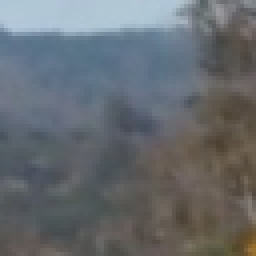
#> input picture data/non-vehicles/Extras/extra1739.png, 64 x 64 px (shown 4 times larger); its folder holds only this picture in this run; the run also reads 1 picture not shown here
$ jupyter execute --allow-errors VehicheDetect.ipynb   (shell and % lines are left out)   (older library calls are emulated)
#> lines starting #> are read from the running program, lines starting #| are printed output that depends on the picture; after the words box and inside, x2 and y2 are one past the last pixel; in counts of white or black regions, pixels touching at a corner belong together
# Self-Driving Car Engineer Nanodegree
## Project: Vehicle Detection and Tracking

[cell 1]
import matplotlib.image as mpimg
import matplotlib.pyplot as plt
import numpy as np
import cv2
import glob
import time
from sklearn.svm import LinearSVC
from sklearn.preprocessing import StandardScaler
from skimage.feature import hog
from sklearn.model_selection import train_test_split
from skimage.feature import hog

## Features extraction

Here we define functions for features extraction (HOG, binned color and color histogram features). The functions are based on code from the Udacity's lectures.

[cell 2]
def get_hog_features(img, orient, pix_per_cell, cell_per_block, vis=False, feature_vec=True):
    if vis == True: # Call with two outputs if vis==True to visualize the HOG
        features, hog_image = hog(img, orientations=orient,
                                  pixels_per_cell=(pix_per_cell, pix_per_cell),
                                  cells_per_block=(cell_per_block, cell_per_block),
                                  transform_sqrt=True,
                                  visualise=vis, feature_vector=feature_vec)
        return features, hog_image
    else:      # Otherwise call with one output
        features = hog(img, orientations=orient,
                       pixels_per_cell=(pix_per_cell, pix_per_cell),
                       cells_per_block=(cell_per_block, cell_per_block),
                       transform_sqrt=True,
                       visualise=vis, feature_vector=feature_vec)
        return features

# Define a function to compute binned color features
def bin_spatial(img, size=(16, 16)):
    return cv2.resize(img, size).ravel()

# Define a function to compute color histogram features
def color_hist(img, nbins=32):
    ch1 = np.histogram(img[:,:,0], bins=nbins, range=(0, 256))[0]#We need only the histogram, no bins edges
    ch2 = np.histogram(img[:,:,1], bins=nbins, range=(0, 256))[0]
    ch3 = np.histogram(img[:,:,2], bins=nbins, range=(0, 256))[0]
    hist = np.hstack((ch1, ch2, ch3))
    return hist

The `extract_features` function extracl all nessesary features from images. It also augment the train dataset by horizontal image flipping.

[cell 3]
# Define a function to extract features from a list of images
def img_features(feature_image, spatial_feat, hist_feat, hog_feat, hist_bins, orient,
                        pix_per_cell, cell_per_block, hog_channel):
    file_features = []
    if spatial_feat == True:
        spatial_features = bin_spatial(feature_image, size=spatial_size)
        #print 'spat', spatial_features.shape
        file_features.append(spatial_features)
    if hist_feat == True:
         # Apply color_hist()
        hist_features = color_hist(feature_image, nbins=hist_bins)
        #print 'hist', hist_features.shape
        file_features.append(hist_features)
    if hog_feat == True:
    # Call get_hog_features() with vis=False, feature_vec=True
        if hog_channel == 'ALL':
            hog_features = []
            for channel in range(feature_image.shape[2]):
                hog_features.append(get_hog_features(feature_image[:,:,channel],
                                        orient, pix_per_cell, cell_per_block,
                                        vis=False, feature_vec=True))
            hog_features = np.ravel(hog_features)
        else:
            feature_image = cv2.cvtColor(feature_image, cv2.COLOR_LUV2RGB)
            feature_image = cv2.cvtColor(feature_image, cv2.COLOR_RGB2GRAY)
            hog_features = get_hog_features(feature_image[:,:], orient,
                            pix_per_cell, cell_per_block, vis=False, feature_vec=True)
                #print 'hog', hog_features.shape
            # Append the new feature vector to the features list
        file_features.append(hog_features)
    return file_features

def extract_features(imgs, color_space='RGB', spatial_size=(32, 32),
                        hist_bins=32, orient=9,
                        pix_per_cell=8, cell_per_block=2, hog_channel=0,
                        spatial_feat=True, hist_feat=True, hog_feat=True):
    # Create a list to append feature vectors to
    features = []
    # Iterate through the list of images
    for file_p in imgs:
        file_features = []
        image = cv2.imread(file_p) # Read in each imageone by one
        # apply color conversion if other than 'RGB'
        if color_space != 'RGB':
            if color_space == 'HSV':
                feature_image = cv2.cvtColor(image, cv2.COLOR_RGB2HSV)
            elif color_space == 'LUV':
                feature_image = cv2.cvtColor(image, cv2.COLOR_RGB2LUV)
            elif color_space == 'HLS':
                feature_image = cv2.cvtColor(image, cv2.COLOR_RGB2HLS)
            elif color_space == 'YUV':
                feature_image = cv2.cvtColor(image, cv2.COLOR_RGB2YUV)
            elif color_space == 'YCrCb':
                feature_image = cv2.cvtColor(image, cv2.COLOR_RGB2YCrCb)
        else: feature_image = np.copy(image)
        file_features = img_features(feature_image, spatial_feat, hist_feat, hog_feat, hist_bins, orient,
                        pix_per_cell, cell_per_block, hog_channel)
        features.append(np.concatenate(file_features))
        feature_image=cv2.flip(feature_image,1) # Augment the dataset with flipped images
        file_features = img_features(feature_image, spatial_feat, hist_feat, hog_feat, hist_bins, orient,
                        pix_per_cell, cell_per_block, hog_channel)
        features.append(np.concatenate(file_features))
    return features # Return list of feature vectors

## Data loading
Here we create lists of [vehicles](https://s3.amazonaws.com/udacity-sdc/Vehicle_Tracking/vehicles.zip) and [not-vehicles](https://s3.amazonaws.com/udacity-sdc/Vehicle_Tracking/non-vehicles.zip) images provided by Udacity. Corrisponding folders contain unzilled archives.

[cell 4]
# Read in cars and notcars
images = glob.glob('data/*/*/*')
cars = []
notcars = []
for image in images:
    if 'non' in image:
        notcars.append(image)
    else:
        cars.append(image)
# Uncomment if you need to reduce the sample size
sample_size = 1000
cars = cars[0:sample_size]
notcars = notcars[0:sample_size]
print(len(cars))
print(len(notcars))

As we can see, there are about the same number of objects of both classes, so, wo do not need to balance number of images.

## Classifier

The following code chunk creates feature list for the training data. Feature list is normolized by the `StandardScaler()` method from `sklearn`. The data is splitted into thaining and testing subsets (80% and 20%).

The classifier (Linear SVM) is trained there as well.

[cell 5]
# Define parameters for feature extraction
color_space = 'YUV' # Can be RGB, HSV, LUV, HLS, YUV, YCrCb
orient = 9  # HOG orientations
pix_per_cell = 8 # HOG pixels per cell
cell_per_block = 2 # HOG cells per block
hog_channel = 'ALL' # Can be 0, 1, 2, or "ALL"
spatial_size = (16, 16) # Spatial binning dimensions
hist_bins = 16    # Number of histogram bins
spatial_feat = True # Spatial features on or off
hist_feat = True # Histogram features on or off
hog_feat = True # HOG features on or off

car_features = extract_features(cars, color_space=color_space,
                        spatial_size=spatial_size, hist_bins=hist_bins,
                        orient=orient, pix_per_cell=pix_per_cell,
                        cell_per_block=cell_per_block,
                        hog_channel=hog_channel, spatial_feat=spatial_feat,
                        hist_feat=hist_feat, hog_feat=hog_feat)
print('Car samples: ', len(car_features))
notcar_features = extract_features(notcars, color_space=color_space,
                        spatial_size=spatial_size, hist_bins=hist_bins,
                        orient=orient, pix_per_cell=pix_per_cell,
                        cell_per_block=cell_per_block,
                        hog_channel=hog_channel, spatial_feat=spatial_feat,
                        hist_feat=hist_feat, hog_feat=hog_feat)
#> call 2 of extract_features, with color_space = 'YUV', spatial_size = (16, 16), hist_bins = 16, orient = 9, pix_per_cell = 8, cell_per_block = 2, hog_channel = 'ALL', spatial_feat = True
#> in extract_features, image is the input picture: shape (64, 64, 3); mean B, G, R 111.5, 107.2, 102.4
#> in img_features, `spatial_features = bin_spatial(feature_image, size=spatial_size)`: spatial_features = 768 values, max 202 at index 0, min 67 at index 657, mean 121.6
#> in color_hist, `ch1 = np.histogram(img[:,:,0], bins=nbins, range=(0, 256))[0]#We need ..`: ch1 = [0, 0, 0, 4, 290, 1648, 669, 986, 92, 47, 18, 46, 296, 0, 0, 0]
#> in color_hist, `ch2 = np.histogram(img[:,:,1], bins=nbins, range=(0, 256))[0]`: ch2 = [0, 0, 0, 0, 0, 0, 0, 2474, 1608, 14, 0, 0, 0, 0, 0, 0]
#> in color_hist, `ch3 = np.histogram(img[:,:,2], bins=nbins, range=(0, 256))[0]`: ch3 = [0, 0, 0, 0, 0, 7, 31, 1425, 2511, 122, 0, 0, 0, 0, 0, 0]
#> in color_hist, `hist = np.hstack((ch1, ch2, ch3))`: hist = 48 values, max 2511 at index 40, min 0 at index 0, mean 256
#> in img_features, `hist_features = color_hist(feature_image, nbins=hist_bins)`: hist_features has the same summary as hist in color_hist
#> after the loop in img_features, `for channel in range(feature_image.shape[2]):`: hog_features = 3 items
#> in img_features, `hog_features = np.ravel(hog_features)`: hog_features = 5292 values, max 0.524 at index 328, min 0 at index 7, mean 0.127
#> in extract_features (call 2), `file_features = img_features(feature_image, spatial_feat, hist_feat, h..`: file_features = 3 items
#> notcar_features = 4 items
print('Notcar samples: ', len(notcar_features))
#| Notcar samples:  4
#> (the rest of this cell did not finish here and is left out)

[cell 6]
import numpy
from keras.datasets import mnist
from keras.models import Sequential
from keras.layers import Dense
from keras.layers import Dropout
from keras.layers import Flatten
from keras.layers.convolutional import Conv2D
from keras.layers.convolutional import MaxPooling2D
from keras.utils import np_utils
from keras import backend as K
K.set_image_dim_ordering('th')
#> (this line was passed over: keras is not available in this run)
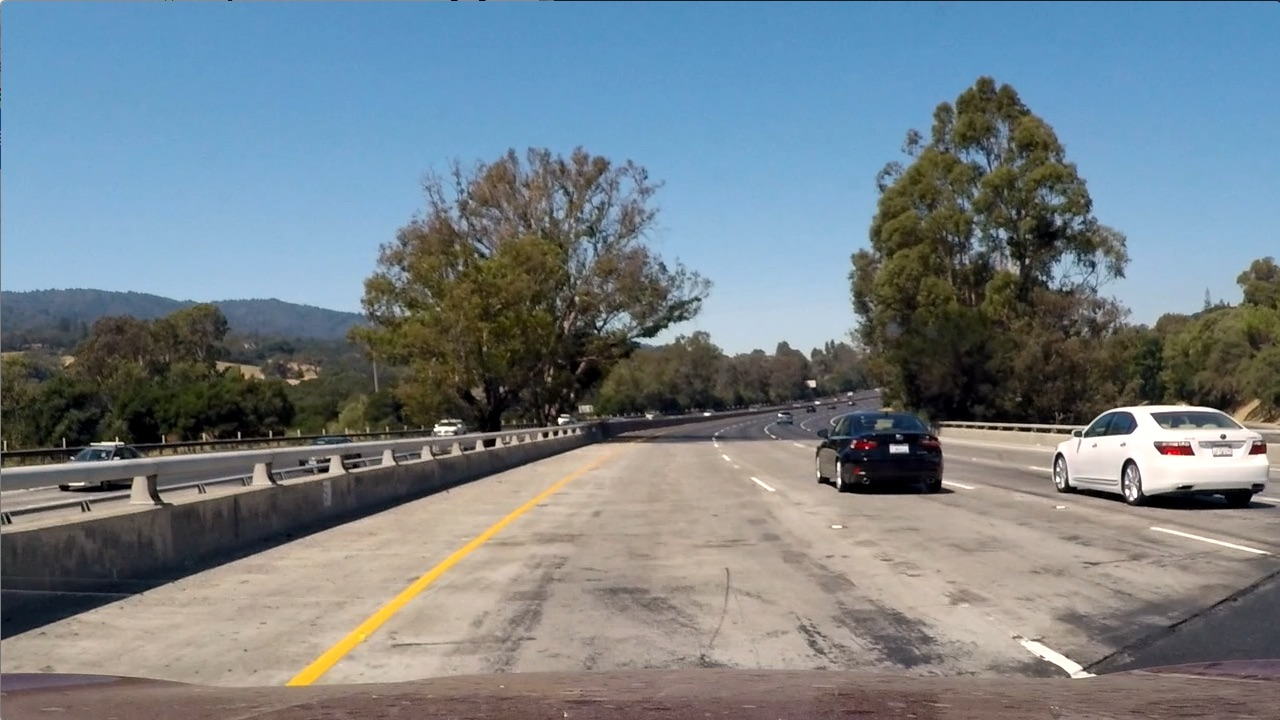
#> input picture test_images/test1.jpg, 1280 x 720 px
#> further down, image is the input picture: shape (720, 1280, 3); mean B, G, R 135.5, 128.7, 117.5

[cell 7]
def baseline_model():
    # create model
    model = Sequential()
    model.add(Conv2D(64, (5, 5), input_shape=(1, 64, 64), activation='relu', nb_col=3))
    model.add(MaxPooling2D(pool_size=(2, 2)))
    model.add(Dropout(0.2))
    model.add(Flatten())
    model.add(Dense(128, activation='relu'))
    model.add(Dense(1, activation='softmax'))
    # Compile model
    model.compile(loss='categorical_crossentropy', optimizer='adam', metrics=['accuracy'])
    return model

#> (a cell that did not finish here is left out)

## Slide window

Here we define a sliding window function `slide_window` to generate a list of boxes with predefined parameters and a `draw_boxes` to draw the list of boxes on an image.
These and some of the following functions are from the Udacity's lectures because they just work and perform useful tasks.

[cell 9]
def slide_window(img, x_start_stop=[None, None], y_start_stop=[None, None],
                    xy_window=(64, 64), xy_overlap=(0.5, 0.5)):
    # If x and/or y start/stop positions not defined, set to image size
    if x_start_stop[0] == None:
        x_start_stop[0] = 0
    if x_start_stop[1] == None:
        x_start_stop[1] = img.shape[1]
    if y_start_stop[0] == None:
        y_start_stop[0] = 0
    if y_start_stop[1] == None:
        y_start_stop[1] = img.shape[0]
    # Compute the span of the region to be searched
    xspan = x_start_stop[1] - x_start_stop[0]
    yspan = y_start_stop[1] - y_start_stop[0]
    # Compute the number of pixels per step in x/y
    nx_pix_per_step = np.int(xy_window[0]*(1 - xy_overlap[0]))
    ny_pix_per_step = np.int(xy_window[1]*(1 - xy_overlap[1]))
    # Compute the number of windows in x/y
    nx_buffer = np.int(xy_window[0]*(xy_overlap[0]))
    ny_buffer = np.int(xy_window[1]*(xy_overlap[1]))
    nx_windows = np.int((xspan-nx_buffer)/nx_pix_per_step)
    ny_windows = np.int((yspan-ny_buffer)/ny_pix_per_step)
    # Initialize a list to append window positions to
    window_list = []
    # Loop through finding x and y window positions
    # Note: you could vectorize this step, but in practice
    # you'll be considering windows one by one with your
    # classifier, so looping makes sense
    for ys in range(ny_windows):
        for xs in range(nx_windows):
            # Calculate window position
            startx = xs*nx_pix_per_step + x_start_stop[0]
            endx = startx + xy_window[0]
            starty = ys*ny_pix_per_step + y_start_stop[0]
            endy = starty + xy_window[1]
            # Append window position to list
            window_list.append(((startx, starty), (endx, endy)))
    # Return the list of windows
    return window_list

# Define a function to draw bounding boxes on an image
def draw_boxes(img, bboxes, color=(0, 0, 255), thick=6):
    imcopy = np.copy(img) # Make a copy of the image
    for bbox in bboxes: # Iterate through the bounding boxes
        cv2.rectangle(imcopy, bbox[0], bbox[1], color, thick)
    return imcopy

[cell 10]
# [44 lines left out: function single_img_features, not called in this run]

[cell 11]
# Define a function you will pass an image
# and the list of windows to be searched (output of slide_windows())
# [29 lines left out: function search_windows, not called in this run]

# A function to show an image
def show_img(img):
    if len(img.shape)==3: #Color BGR image
        plt.figure()
        plt.imshow(cv2.cvtColor(img, cv2.COLOR_BGR2RGB))
    else: # Grayscale image
        plt.figure()
        plt.imshow(img, cmap='gray')

### Classifier test

Here we test the calssifier on the test images

[cell 12]
t=time.time() # Start time
#> (the rest of this cell did not finish here and is left out)

#> `windows = slide_window(image, x_start_stop=[None, None], y_start_stop=..`: windows = 366 items
    hot_windows = []
    hot_windows += (search_windows(image, windows, svc, X_scaler, color_space=color_space,
                        spatial_size=spatial_size, hist_bins=hist_bins,
                        orient=orient, pix_per_cell=pix_per_cell,
                        cell_per_block=cell_per_block,
                        hog_channel=hog_channel, spatial_feat=spatial_feat,
                        hist_feat=hist_feat, hog_feat=hog_feat))
    window_img = draw_boxes(draw_image, hot_windows, color=(0, 0, 255), thick=6)
    show_img(window_img)
print(round(time.time()-t, 2), 'Seconds to process test images')

As we can see on examples above, the classifier successfully finds cars on the test images. However, there is a false positive example, so, we will need to apply a kind of filter (such as heat map) and the classifier failed to find a car on th 3rd image because it is too small for it. That is why, we will need to use multi scale windows.

## Advanced Sliding Windows

To increase performance we need to analize the smallest possible number of windows. That is why, we will scan with a search window not across the whole image, but only areas where a new car can appear and also we are going to scan areas where a car was detected (track cars).
### Detect new cars
On every frame we look for new passing cars (red areas on sides) cars and new far cars (blue area).

[cell 13]
image = cv2.imread('test_images/test2.jpg')
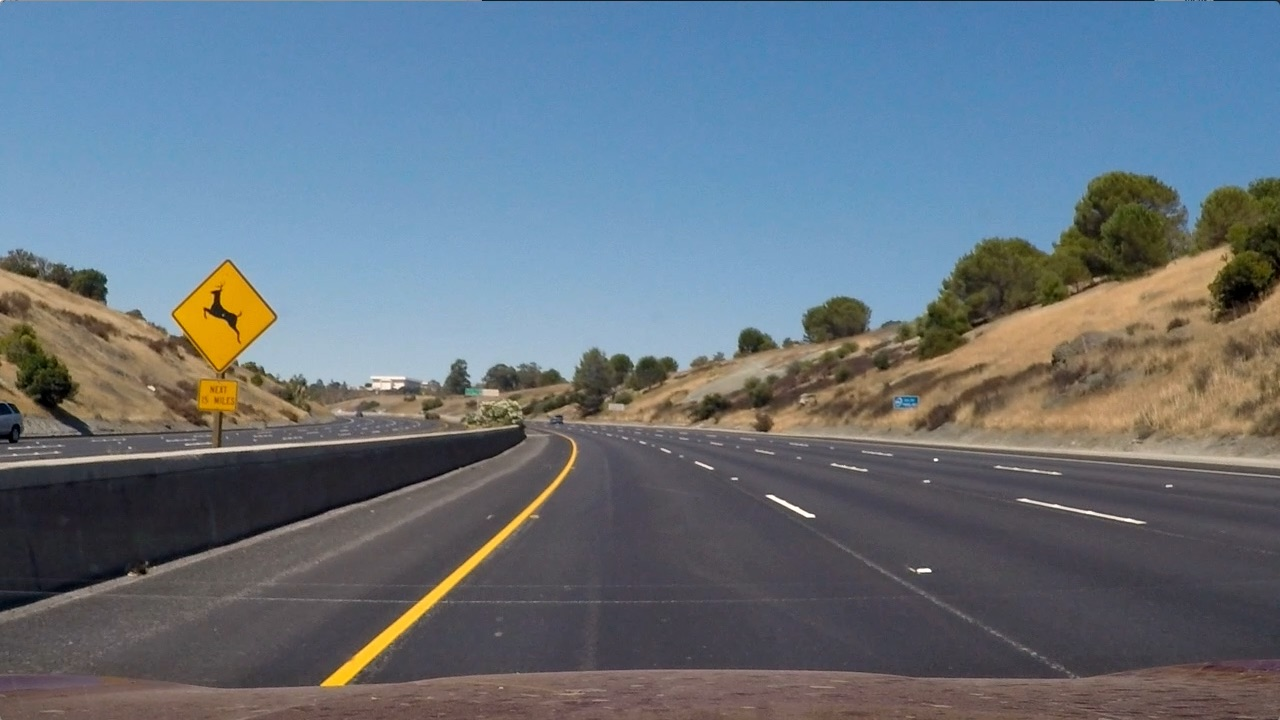
#> input picture test_images/test2.jpg, 1280 x 720 px
#> image is the input picture: shape (720, 1280, 3); mean B, G, R 125.5, 114.6, 102.8
windows = slide_window(image, x_start_stop=[930, None], y_start_stop=[420, 650],
                    xy_window=(128, 128), xy_overlap=(0.75, 0.75))
#> windows = 28 items
windows += slide_window(image, x_start_stop=[0, 350], y_start_stop=[420, 650],
                    xy_window=(128, 128), xy_overlap=(0.75, 0.75))
#> windows = 56 items
window_img = draw_boxes(image, windows, color=(0, 0, 255), thick=6)
#> the loop in draw_boxes, `for bbox in bboxes:` made 56 passes
#> bbox on passes 1 to 8: ((930, 420), (1058, 548)), ((962, 420), (1090, 548)), ((994, 420), (1122, 548)), ((1026, 420), (1154, 548)), ((1058, 420), (1186, 548)), ((1090, 420), (1218, 548)), ((1122, 420), (1250, 548)), ((930, 452), (1058, 580))
#> after the loop in draw_boxes, `for bbox in bboxes:`:
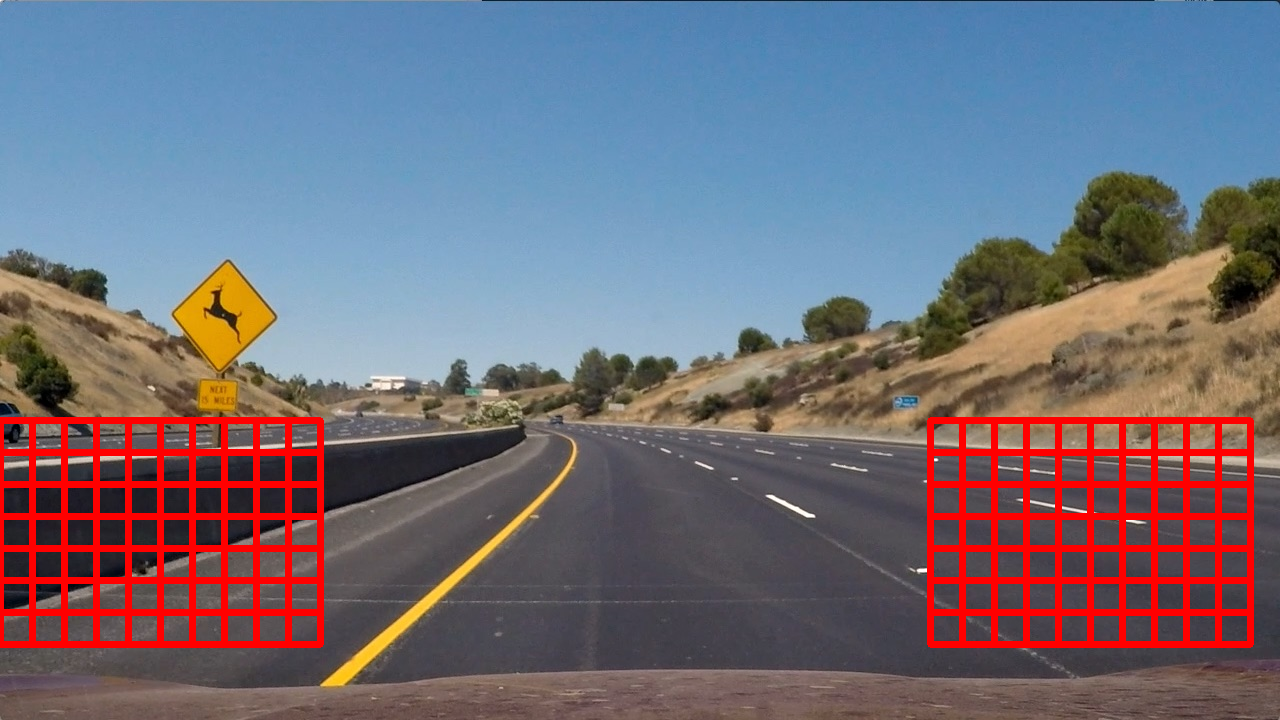
#> imcopy: shape (720, 1280, 3); 6.82% of pixels changed, all inside (x1, y1, x2, y2) = (0, 417, 1254, 648)
windows = slide_window(image, x_start_stop=[400, 880], y_start_stop=[400, 470],
                    xy_window=(48, 48), xy_overlap=(0.75, 0.75))
#> (the rest of the program and of its run is left out)
